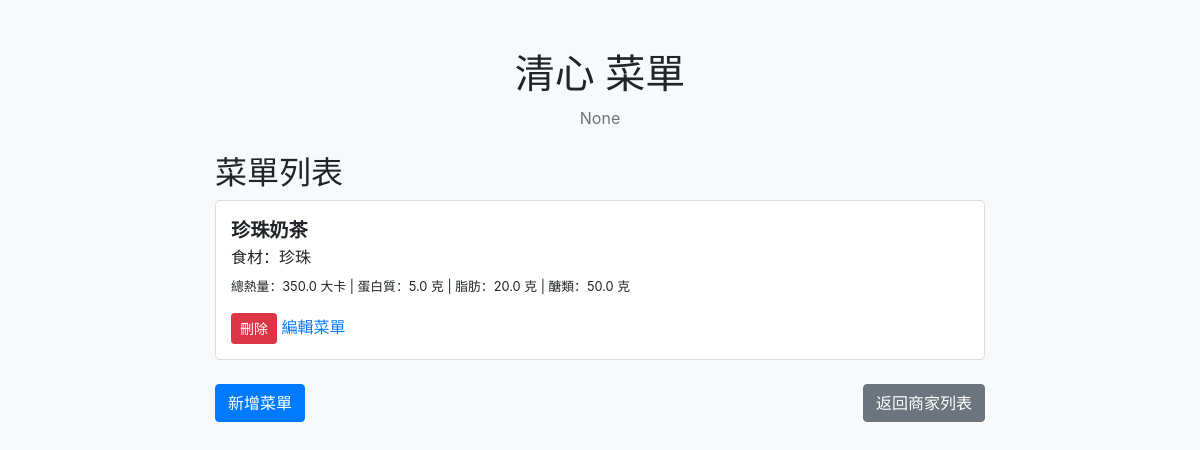
Page /canteen/2 on the earlier database version.
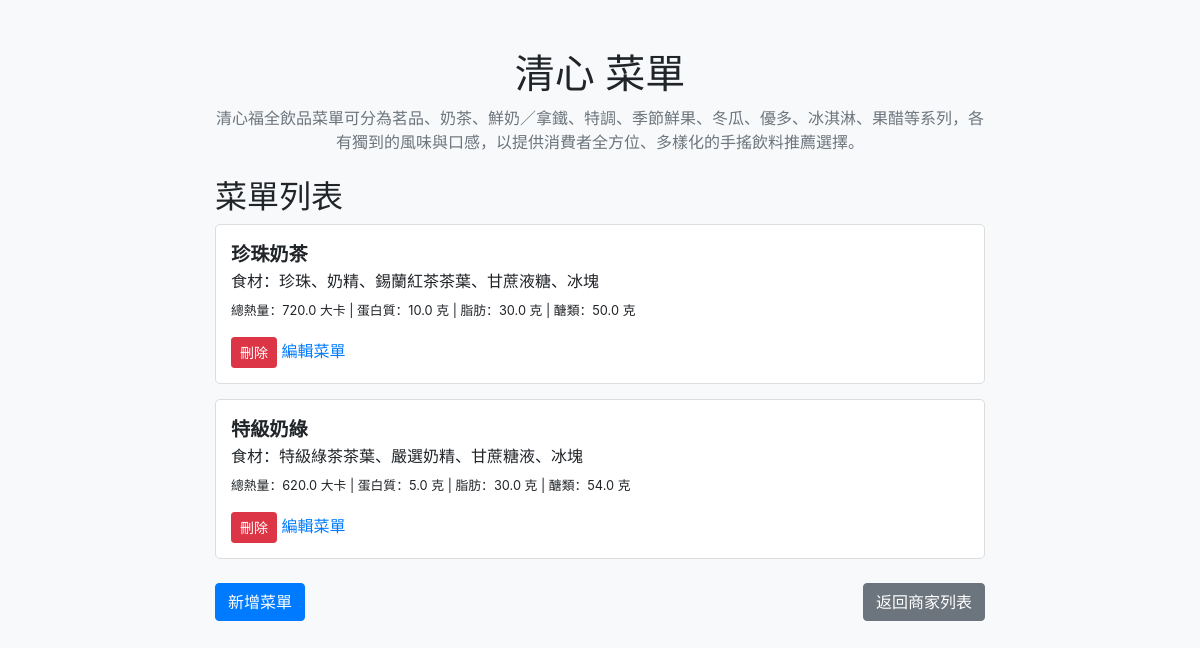
Same page on the later database version.
### models.py (models this page shows)
class Canteen(db.Model):
    __tablename__ = 'canteens'
    id = db.Column(db.Integer, primary_key=True)
    name = db.Column(db.String(100), nullable=False)
    description = db.Column(db.String(500), nullable=True)  # 新增商家介紹欄位
    menus = db.relationship('Menu', backref='canteen', lazy=True)

class Menu(db.Model):
    __tablename__ = 'menus'
    id = db.Column(db.Integer, primary_key=True)
    name = db.Column(db.String(100), nullable=False)
    ingredients = db.Column(db.Text, nullable=False)
    nutrition_calories = db.Column(db.Float, nullable=False)  # 總熱量 (大卡)
    nutrition_protein = db.Column(db.Float, nullable=False)   # 蛋白質 (g)
    nutrition_fat = db.Column(db.Float, nullable=False)       # 脂肪 (g)
    nutrition_carbs = db.Column(db.Float, nullable=False)     # 醣類 (g)
    canteen_id = db.Column(db.Integer, db.ForeignKey('canteens.id'), nullable=False)

### app.py (the view, shortened to what this page needs)
@app.route('/canteen/<int:canteen_id>', methods=['GET', 'POST'])
def view_or_edit_canteen(canteen_id):
    canteen = Canteen.query.get(canteen_id)
    if canteen is None:
        return "Canteen not found", 404  # 如果商家找不到，返回 404
    menus = Menu.query.filter_by(canteen_id=canteen.id).all()
    print(f"加載菜單：{menus}")
    return render_template('view_canteen.html', canteen=canteen, menus=menus)

### templates/view_canteen.html (shortened to what this page needs)
<!DOCTYPE html>
<html lang="zh">
<head>
    <link rel="stylesheet" href="https://stackpath.bootstrapcdn.com/bootstrap/4.3.1/css/bootstrap.min.css"
>
</head>
<body>
    <div class="container">
        <h1 class="text-center">{{ canteen.name }} 菜單</h1>
        <p class="text-muted text-center">{{ canteen.description }}</p>
        <h2 class="mt-4">菜單列表</h2>
        {% if menus %}
        <div class="menu-list">
            {% for menu in menus %}
            <div class="menu-item">
                <strong>{{ menu.name }}</strong>
                <p class="mb-1">食材：{{ menu.ingredients if menu.ingredients else "未提供" }}</p>
                <small>
                    總熱量：{{ menu.nutrition_calories or 0 }} 大卡 |
                    蛋白質：{{ menu.nutrition_protein or 0 }} 克 |
                    脂肪：{{ menu.nutrition_fat or 0 }} 克 |
                    醣類：{{ menu.nutrition_carbs or 0 }} 克
                </small>
                <div class="mt-3">
                    <form action="{{ url_for('delete_menu', menu_id=menu.id) }}" method="POST" class="d-inline">
                        <button type="submit" class="btn btn-danger btn-sm"
                                onclick="return confirm('您確定要刪除此菜單品項嗎？');">
                            刪除
                        </button>
                    </form>
                        <a href="{{ url_for('edit_menu', menu_id=menu.id) }}">編輯菜單</a>
                </div>
            </div>
            {% endfor %}
        </div>
        {% else %}
        <div class="alert alert-warning text-center mt-4" role="alert">
            <strong>目前沒有任何菜單。</strong> 點擊下方按鈕新增菜單。
        </div>
        {% endif %}
        <div class="d-flex justify-content-between mt-4">
            <a href="{{ url_for('add_menu', canteen_id=canteen.id) }}" class="btn btn-primary">新增菜單</a>
            <a href="{{ url_for('index') }}" class="btn btn-secondary">返回商家列表</a>
        </div>
    </div>
</body>
</html>

### templates/view_canteen.html (style rules this page uses)
body { background-color: #f8f9fa; padding-top: 50px; }
.container { max-width: 800px; margin: 0 auto; }
.menu-item { padding: 15px; border: 1px solid #ddd; border-radius: 5px; margin-bottom: 15px; background-color: #fff; }
.menu-item strong { font-size: 1.2rem; }

Differences in the rows shown:
changed Canteen "清心": description "None" → "清心福全飲品菜單可分為茗品、奶茶、鮮奶／拿鐵、特調、季節鮮果、冬瓜、優多、冰淇淋、果醋等系列，各有獨到的風味與口感，以提供消費者全方位、多樣化的手搖飲料推薦選擇。"
changed Menu "珍珠奶茶": ingredients "珍珠" → "珍珠、奶精、錫蘭紅茶茶葉、甘蔗液糖、冰塊"; nutrition_calories "350.0" → "720.0"; nutrition_protein "5.0" → "10.0"; nutrition_fat "20.0" → "30.0"
added Menu: name "特級奶綠", ingredients "特級綠茶茶葉、嚴選奶精、甘蔗糖液、冰塊", nutrition_calories "620.0", nutrition_protein "5.0", nutrition_fat "30.0", nutrition_carbs "54.0"
